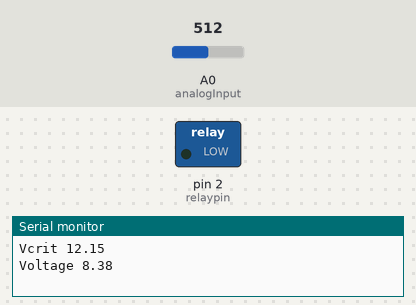
A sketch run on a simulated Arduino Uno, built with avr-gcc and run on an emulated ATmega328P. On the bench: switched loads named in the sketch (green lamp = pin HIGH), the last lines printed to the serial monitor. The inputs (shaded band) are chosen by the test bench; at power-on: A0 (analogInput) = 512.

Above: at 0.1 s.
At 10.1 s:
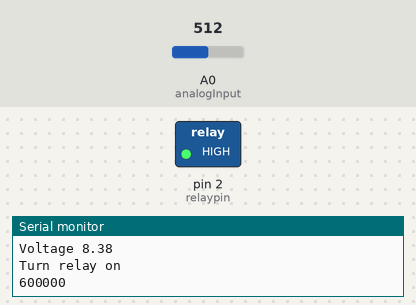
Timing chart, 0 to 11.6 s (numbered marks = the images above):
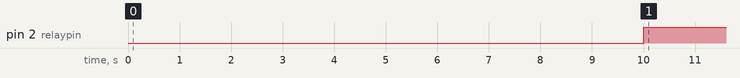

Measured:
- by itself, pin 2 (relaypin): LOW → HIGH at 10.0 s

The sketch:

voltmeter.ino
```cpp
int  relaypin= 2;
int analogInput = 0;
float vout = 0.0;
float vin = 0.0;
float R1 = 470000.0;
float R2 = 200000.0;
float factor ,factor1;
float vsmooth,alpha,alpha1;
float inputbuff[20];
unsigned long chargetime;
int value = 0;
static char disp[7];
float vcrit=12.15;

float getvolts(){
   value = analogRead(analogInput);
   vin = float(value)*factor;
   return(vin);
}

float getvoltstatus(){
  int i;
  float maxvolts=0;
  float minvolts=100;
  float midvolts;
  for(i = 1;i<=10;++i){
    delay(1000);
      inputbuff[i]=getvolts();
      //Serial.print(inputbuff[i],2);
     // Serial.print(" ");
      if(inputbuff[i]<minvolts){
        minvolts=inputbuff[i];
      } else if (inputbuff[i]>maxvolts ){
        maxvolts=inputbuff[i];
      }
    }
  midvolts=(maxvolts+minvolts)/2;
  for(i=1;i<=10;++i){
    if(inputbuff[i]>=midvolts){
       vsmooth=alpha*inputbuff[i]+alpha1*vsmooth;
    }
  }
  //Serial.println();
  return(vsmooth);
}
void setup(){

   Serial.begin(57600);
   pinMode(analogInput, INPUT);
   pinMode(relaypin, OUTPUT);
   factor=5.0/(1024.0);
   alpha=0.1;
   alpha1=1-alpha;
   factor1=(R2/(R2+R1));
   factor=factor/factor1;
   vsmooth=getvolts();
   Serial.print("Vcrit ");
   Serial.println(vcrit,2);
   Serial.print("Voltage ");
   Serial.println(vsmooth,2);
   chargetime = 600000;
}
void loop(){
   // read the value at analog input
   vin=getvoltstatus();

   value = analogRead(analogInput);

   Serial.print("rawval ");
   Serial.println(float(value),2);
   Serial.print("Vcrit ");
   Serial.println(vcrit,2);
   Serial.print("Voltage ");
   Serial.println(vin,2);
   if (vin<= vcrit){
    // switch on charger of set time
    digitalWrite(relaypin, HIGH);
    Serial.println("Turn relay on");
    Serial.println(String(chargetime));
    delay(chargetime);
    digitalWrite(relaypin, LOW);
    Serial.println("Turn relay off");
    delay(1000);
    vsmooth=getvolts();
   }

}
```
